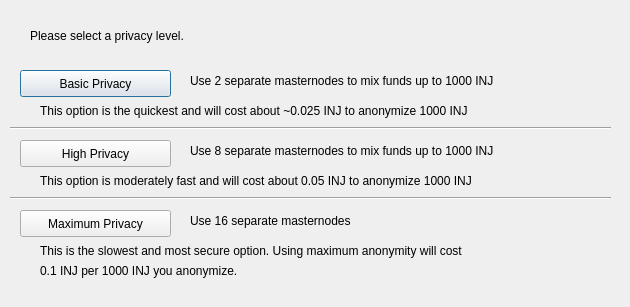
<?xml version="1.0" encoding="UTF-8"?>
<ui version="4.0">
 <class>DarksendConfig</class>
 <widget class="QDialog" name="DarksendConfig">
  <property name="geometry">
   <rect>
    <x>0</x>
    <y>0</y>
    <width>630</width>
    <height>307</height>
   </rect>
  </property>
  <property name="windowTitle">
   <string>Configure PrivateSend</string>
  </property>
  <widget class="QPushButton" name="buttonBasic">
   <property name="geometry">
    <rect>
     <x>20</x>
     <y>70</y>
     <width>151</width>
     <height>27</height>
    </rect>
   </property>
   <property name="text">
    <string>Basic Privacy</string>
   </property>
  </widget>
  <widget class="QPushButton" name="buttonHigh">
   <property name="geometry">
    <rect>
     <x>20</x>
     <y>140</y>
     <width>151</width>
     <height>27</height>
    </rect>
   </property>
   <property name="text">
    <string>High Privacy</string>
   </property>
  </widget>
  <widget class="QPushButton" name="buttonMax">
   <property name="geometry">
    <rect>
     <x>20</x>
     <y>210</y>
     <width>151</width>
     <height>27</height>
    </rect>
   </property>
   <property name="text">
    <string>Maximum Privacy</string>
   </property>
  </widget>
  <widget class="QLabel" name="label">
   <property name="geometry">
    <rect>
     <x>30</x>
     <y>20</y>
     <width>571</width>
     <height>31</height>
    </rect>
   </property>
   <property name="text">
    <string>Please select a privacy level.</string>
   </property>
  </widget>
  <widget class="QLabel" name="label_2">
   <property name="geometry">
    <rect>
     <x>190</x>
     <y>70</y>
     <width>421</width>
     <height>21</height>
    </rect>
   </property>
   <property name="text">
    <string>Use 2 separate masternodes to mix funds up to 1000 INJ</string>
   </property>
  </widget>
  <widget class="QLabel" name="label_3">
   <property name="geometry">
    <rect>
     <x>190</x>
     <y>140</y>
     <width>411</width>
     <height>21</height>
    </rect>
   </property>
   <property name="text">
    <string>Use 8 separate masternodes to mix funds up to 1000 INJ</string>
   </property>
  </widget>
  <widget class="QLabel" name="label_4">
   <property name="geometry">
    <rect>
     <x>190</x>
     <y>210</y>
     <width>421</width>
     <height>21</height>
    </rect>
   </property>
   <property name="text">
    <string>Use 16 separate masternodes</string>
   </property>
  </widget>
  <widget class="QLabel" name="label_6">
   <property name="geometry">
    <rect>
     <x>40</x>
     <y>100</y>
     <width>561</width>
     <height>21</height>
    </rect>
   </property>
   <property name="text">
    <string>This option is the quickest and will cost about ~0.025 INJ to anonymize 1000 INJ</string>
   </property>
  </widget>
  <widget class="QLabel" name="label_7">
   <property name="geometry">
    <rect>
     <x>40</x>
     <y>170</y>
     <width>561</width>
     <height>21</height>
    </rect>
   </property>
   <property name="text">
    <string>This option is moderately fast and will cost about 0.05 INJ to anonymize 1000 INJ</string>
   </property>
  </widget>
  <widget class="QLabel" name="label_8">
   <property name="geometry">
    <rect>
     <x>40</x>
     <y>240</y>
     <width>561</width>
     <height>21</height>
    </rect>
   </property>
   <property name="text">
    <string>This is the slowest and most secure option. Using maximum anonymity will cost</string>
   </property>
  </widget>
  <widget class="QLabel" name="label_9">
   <property name="geometry">
    <rect>
     <x>40</x>
     <y>260</y>
     <width>561</width>
     <height>21</height>
    </rect>
   </property>
   <property name="text">
    <string>0.1 INJ per 1000 INJ you anonymize.</string>
   </property>
  </widget>
  <widget class="Line" name="line">
   <property name="geometry">
    <rect>
     <x>10</x>
     <y>120</y>
     <width>601</width>
     <height>16</height>
    </rect>
   </property>
   <property name="orientation">
    <enum>Qt::Horizontal</enum>
   </property>
  </widget>
  <widget class="Line" name="line_2">
   <property name="geometry">
    <rect>
     <x>10</x>
     <y>190</y>
     <width>601</width>
     <height>16</height>
    </rect>
   </property>
   <property name="orientation">
    <enum>Qt::Horizontal</enum>
   </property>
  </widget>
 </widget>
 <resources/>
 <connections/>
</ui>
